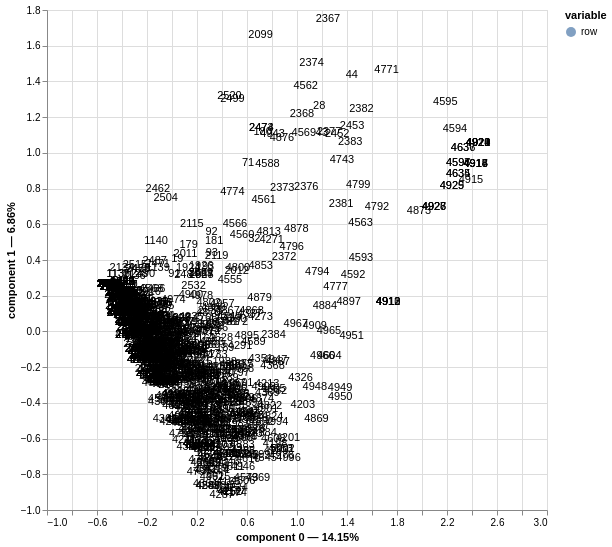

Notebook cell for this chart:
### Markdown cell above
Visualize only rows

### Code cell
mca.plot(df_press,
    x_component=0,
    y_component=1,
    show_column_markers=False,
    show_row_markers=False,
    show_column_labels=False,
    show_row_labels=True,
         ).properties(
    width=500,
    height=500,
)

### Figure 1 — Vega-Lite specification as saved in the notebook (floating-point values rounded to 4 significant figures; data arrays with more than 128 entries replaced by an {"elided": "..."} marker saying what was removed)
{"config": {"view": {"continuousWidth": 300, "continuousHeight": 300}}, "layer": [{"mark": {"type": "circle", "size": 0}, "encoding": {"color": {"field": "variable", "type": "nominal"}, "tooltip": [{"field": "variable", "type": "nominal"}, {"field": "value", "type": "nominal"}, {"field": "component 0", "type": "quantitative"}, {"field": "component 1", "type": "quantitative"}], "x": {"axis": {"title": "component 0 — 14.15%"}, "field": "component 0", "scale": {"zero": false}, "type": "quantitative"}, "y": {"axis": {"title": "component 1 — 6.86%"}, "field": "component 1", "scale": {"zero": false}, "type": "quantitative"}}, "name": "view_6a5aef537d896b53_0"}, {"mark": {"type": "text"}, "encoding": {"text": {"field": "label", "type": "nominal"}, "x": {"axis": {"title": "component 0 — 14.15%"}, "field": "component 0", "scale": {"zero": false}, "type": "quantitative"}, "y": {"axis": {"title": "component 1 — 6.86%"}, "field": "component 1", "scale": {"zero": false}, "type": "quantitative"}}}], "data": {"name": "data-ee0aafedb92b620cb8531b26b94d87a9"}, "height": 500, "params": [{"name": "param_1e9efca18e7a2868", "select": {"type": "interval", "encodings": ["x", "y"]}, "bind": "scales", "views": ["view_6a5aef537d896b53_0"]}], "width": 500, "$schema": "https://vega.github.io/schema/vega-lite/v6.4.1.json", "datasets": {"data-ee0aafedb92b620cb8531b26b94d87a9": {"elided": "1348 records"}}}
